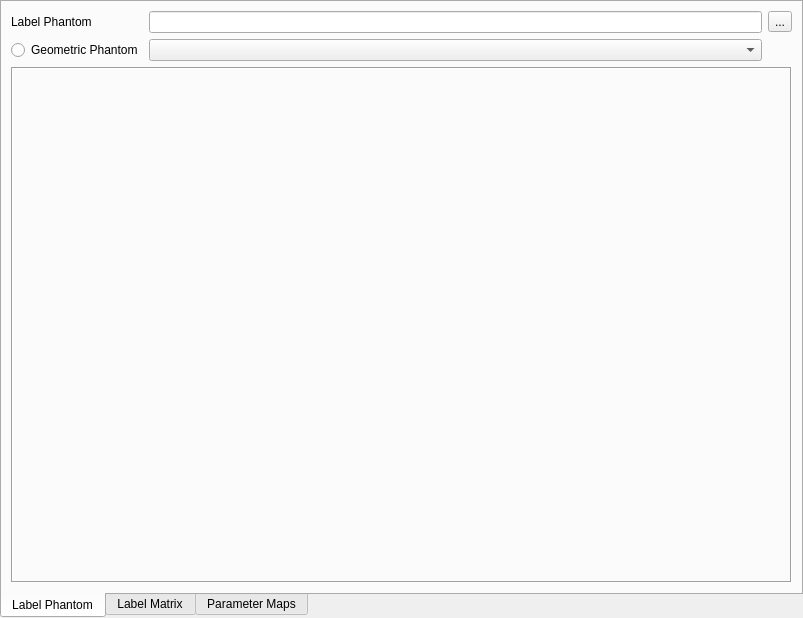
<?xml version="1.0" encoding="UTF-8"?>
<ui version="4.0">
 <class>MainWindow</class>
 <widget class="QMainWindow" name="MainWindow">
  <property name="geometry">
   <rect>
    <x>0</x>
    <y>0</y>
    <width>803</width>
    <height>618</height>
   </rect>
  </property>
  <property name="windowTitle">
   <string>MainWindow</string>
  </property>
  <widget class="QWidget" name="centralwidget">
   <layout class="QGridLayout" name="gridLayout">
    <property name="margin">
     <number>0</number>
    </property>
    <item row="0" column="0">
     <widget class="QTabWidget" name="tabWidget">
      <property name="autoFillBackground">
       <bool>false</bool>
      </property>
      <property name="styleSheet">
       <string notr="true"/>
      </property>
      <property name="tabPosition">
       <enum>QTabWidget::South</enum>
      </property>
      <property name="tabShape">
       <enum>QTabWidget::Rounded</enum>
      </property>
      <property name="currentIndex">
       <number>0</number>
      </property>
      <property name="elideMode">
       <enum>Qt::ElideNone</enum>
      </property>
      <widget class="QWidget" name="tab_labelPhantom">
       <attribute name="title">
        <string>Label Phantom</string>
       </attribute>
       <layout class="QGridLayout" name="gridLayout_3">
        <item row="1" column="0" colspan="2">
         <widget class="QRadioButton" name="buttonGeometricPhantom">
          <property name="text">
           <string>Geometric Phantom</string>
          </property>
          <property name="checked">
           <bool>false</bool>
          </property>
         </widget>
        </item>
        <item row="0" column="2">
         <widget class="QLineEdit" name="editLabelPhantom">
          <property name="sizePolicy">
           <sizepolicy hsizetype="Expanding" vsizetype="Fixed">
            <horstretch>0</horstretch>
            <verstretch>0</verstretch>
           </sizepolicy>
          </property>
         </widget>
        </item>
        <item row="2" column="0" colspan="4">
         <widget class="QFrame" name="lMapsPlotter">
          <property name="sizePolicy">
           <sizepolicy hsizetype="Expanding" vsizetype="Expanding">
            <horstretch>0</horstretch>
            <verstretch>0</verstretch>
           </sizepolicy>
          </property>
          <property name="minimumSize">
           <size>
            <width>0</width>
            <height>0</height>
           </size>
          </property>
          <property name="frameShape">
           <enum>QFrame::Box</enum>
          </property>
          <property name="frameShadow">
           <enum>QFrame::Sunken</enum>
          </property>
         </widget>
        </item>
        <item row="0" column="0" colspan="2">
         <widget class="QLabel" name="label_15">
          <property name="text">
           <string>Label Phantom</string>
          </property>
         </widget>
        </item>
        <item row="0" column="3">
         <widget class="QToolButton" name="buttonLabelPhantom">
          <property name="text">
           <string>...</string>
          </property>
         </widget>
        </item>
        <item row="1" column="2">
         <widget class="QComboBox" name="combo_sample">
          <property name="sizePolicy">
           <sizepolicy hsizetype="Preferred" vsizetype="Fixed">
            <horstretch>0</horstretch>
            <verstretch>0</verstretch>
           </sizepolicy>
          </property>
         </widget>
        </item>
       </layout>
      </widget>
      <widget class="QWidget" name="tab_labelMatrix">
       <attribute name="title">
        <string>Label Matrix</string>
       </attribute>
       <layout class="QGridLayout" name="gridLayout_5">
        <item row="0" column="1">
         <widget class="QLineEdit" name="editLabelMatrix">
          <property name="sizePolicy">
           <sizepolicy hsizetype="Preferred" vsizetype="Fixed">
            <horstretch>0</horstretch>
            <verstretch>0</verstretch>
           </sizepolicy>
          </property>
         </widget>
        </item>
        <item row="1" column="0" colspan="3">
         <widget class="QTableWidget" name="tableWidget">
          <property name="sizePolicy">
           <sizepolicy hsizetype="Expanding" vsizetype="Expanding">
            <horstretch>0</horstretch>
            <verstretch>0</verstretch>
           </sizepolicy>
          </property>
         </widget>
        </item>
        <item row="0" column="0">
         <widget class="QLabel" name="label_16">
          <property name="text">
           <string>Label Matrix</string>
          </property>
         </widget>
        </item>
        <item row="0" column="2">
         <widget class="QToolButton" name="buttonLabelMatrix">
          <property name="text">
           <string>...</string>
          </property>
         </widget>
        </item>
       </layout>
      </widget>
      <widget class="QWidget" name="tab_parametermaps">
       <attribute name="title">
        <string>Parameter Maps</string>
       </attribute>
       <layout class="QGridLayout" name="gridLayout_6">
        <item row="2" column="1">
         <widget class="QPushButton" name="buttonMaps">
          <property name="text">
           <string>Compute Parameter Maps</string>
          </property>
         </widget>
        </item>
        <item row="0" column="1">
         <widget class="QFrame" name="scalingFrame">
          <property name="enabled">
           <bool>true</bool>
          </property>
          <property name="sizePolicy">
           <sizepolicy hsizetype="Expanding" vsizetype="Expanding">
            <horstretch>0</horstretch>
            <verstretch>0</verstretch>
           </sizepolicy>
          </property>
          <property name="minimumSize">
           <size>
            <width>0</width>
            <height>0</height>
           </size>
          </property>
          <property name="maximumSize">
           <size>
            <width>220</width>
            <height>300</height>
           </size>
          </property>
          <property name="baseSize">
           <size>
            <width>0</width>
            <height>0</height>
           </size>
          </property>
          <property name="font">
           <font>
            <family>Noto Sans [unknown]</family>
            <strikeout>false</strikeout>
           </font>
          </property>
          <property name="styleSheet">
           <string notr="true"/>
          </property>
          <property name="frameShape">
           <enum>QFrame::Box</enum>
          </property>
          <property name="frameShadow">
           <enum>QFrame::Sunken</enum>
          </property>
          <layout class="QGridLayout" name="gridLayout_2">
           <item row="12" column="4">
            <widget class="QLabel" name="label_12">
             <property name="text">
              <string>&lt;html&gt;&lt;head/&gt;&lt;body&gt;&lt;p align=&quot;center&quot;&gt;&lt;span style=&quot; font-weight:600;&quot;&gt;z&lt;/span&gt;&lt;/p&gt;&lt;/body&gt;&lt;/html&gt;</string>
             </property>
            </widget>
           </item>
           <item row="14" column="1">
            <widget class="QLabel" name="label_8">
             <property name="text">
              <string>&lt;html&gt;&lt;head/&gt;&lt;body&gt;&lt;p align=&quot;center&quot;&gt;&lt;span style=&quot; font-weight:600;&quot;&gt;Offset&lt;/span&gt;&lt;/p&gt;&lt;/body&gt;&lt;/html&gt;</string>
             </property>
            </widget>
           </item>
           <item row="13" column="1">
            <widget class="QLabel" name="label_7">
             <property name="text">
              <string>&lt;html&gt;&lt;head/&gt;&lt;body&gt;&lt;p align=&quot;center&quot;&gt;&lt;span style=&quot; font-weight:600;&quot;&gt;Resolution&lt;/span&gt;&lt;/p&gt;&lt;/body&gt;&lt;/html&gt;</string>
             </property>
            </widget>
           </item>
           <item row="4" column="3">
            <widget class="QLabel" name="label_2">
             <property name="text">
              <string>&lt;html&gt;&lt;head/&gt;&lt;body&gt;&lt;p align=&quot;center&quot;&gt;&lt;span style=&quot; font-weight:600;&quot;&gt;T1&lt;/span&gt;&lt;/p&gt;&lt;/body&gt;&lt;/html&gt;</string>
             </property>
            </widget>
           </item>
           <item row="4" column="1">
            <widget class="QLabel" name="label">
             <property name="text">
              <string>&lt;!DOCTYPE HTML PUBLIC &quot;-//W3C//DTD HTML 4.0//EN&quot; &quot;http://www.w3.org/TR/REC-html40/strict.dtd&quot;&gt;
&lt;html&gt;&lt;head&gt;&lt;meta name=&quot;qrichtext&quot; content=&quot;1&quot; /&gt;&lt;style type=&quot;text/css&quot;&gt;
p, li { white-space: pre-wrap; }
&lt;/style&gt;&lt;/head&gt;&lt;body style=&quot; font-family:'MathJax_Main'; font-size:10pt; font-weight:72; font-style:normal;&quot;&gt;
&lt;p align=&quot;center&quot; style=&quot; margin-top:12px; margin-bottom:12px; margin-left:0px; margin-right:0px; -qt-block-indent:0; text-indent:0px;&quot;&gt;&lt;span style=&quot; font-family:'Noto Sans [unknown]'; font-size:9pt; font-weight:600;&quot;&gt;M0&lt;/span&gt;&lt;/p&gt;&lt;/body&gt;&lt;/html&gt;</string>
             </property>
            </widget>
           </item>
           <item row="8" column="2">
            <widget class="QLineEdit" name="editXi">
             <property name="text">
              <string>1</string>
             </property>
             <property name="alignment">
              <set>Qt::AlignCenter</set>
             </property>
            </widget>
           </item>
           <item row="15" column="2">
            <widget class="QLineEdit" name="editMinX">
             <property name="text">
              <string>0</string>
             </property>
             <property name="alignment">
              <set>Qt::AlignCenter</set>
             </property>
            </widget>
           </item>
           <item row="15" column="3">
            <widget class="QLineEdit" name="editMinY">
             <property name="text">
              <string>0</string>
             </property>
             <property name="alignment">
              <set>Qt::AlignCenter</set>
             </property>
            </widget>
           </item>
           <item row="15" column="4">
            <widget class="QLineEdit" name="editMinZ">
             <property name="text">
              <string>0</string>
             </property>
             <property name="alignment">
              <set>Qt::AlignCenter</set>
             </property>
            </widget>
           </item>
           <item row="12" column="1">
            <widget class="QLabel" name="label_14">
             <property name="text">
              <string>&lt;html&gt;&lt;head/&gt;&lt;body&gt;&lt;p align=&quot;center&quot;&gt;&lt;span style=&quot; font-weight:600;&quot;&gt;Axis&lt;/span&gt;&lt;/p&gt;&lt;/body&gt;&lt;/html&gt;</string>
             </property>
            </widget>
           </item>
           <item row="12" column="3">
            <widget class="QLabel" name="label_11">
             <property name="text">
              <string>&lt;html&gt;&lt;head/&gt;&lt;body&gt;&lt;p align=&quot;center&quot;&gt;&lt;span style=&quot; font-weight:600;&quot;&gt;y&lt;/span&gt;&lt;/p&gt;&lt;/body&gt;&lt;/html&gt;</string>
             </property>
            </widget>
           </item>
           <item row="14" column="2">
            <widget class="QLineEdit" name="editOffX">
             <property name="text">
              <string>0</string>
             </property>
             <property name="alignment">
              <set>Qt::AlignCenter</set>
             </property>
            </widget>
           </item>
           <item row="14" column="4">
            <widget class="QLineEdit" name="editOffZ">
             <property name="text">
              <string>0</string>
             </property>
             <property name="alignment">
              <set>Qt::AlignCenter</set>
             </property>
            </widget>
           </item>
           <item row="13" column="3">
            <widget class="QLineEdit" name="editResY">
             <property name="text">
              <string>1</string>
             </property>
             <property name="alignment">
              <set>Qt::AlignCenter</set>
             </property>
            </widget>
           </item>
           <item row="7" column="1">
            <widget class="QLabel" name="label_5">
             <property name="text">
              <string>&lt;html&gt;&lt;head/&gt;&lt;body&gt;&lt;p align=&quot;center&quot;&gt;&lt;span style=&quot; font-weight:600;&quot;&gt;CS&lt;/span&gt;&lt;/p&gt;&lt;/body&gt;&lt;/html&gt;</string>
             </property>
            </widget>
           </item>
           <item row="15" column="1">
            <widget class="QLabel" name="label_9">
             <property name="text">
              <string>&lt;html&gt;&lt;head/&gt;&lt;body&gt;&lt;p align=&quot;center&quot;&gt;&lt;span style=&quot; font-weight:600;&quot;&gt;Min&lt;/span&gt;&lt;/p&gt;&lt;/body&gt;&lt;/html&gt;</string>
             </property>
            </widget>
           </item>
           <item row="13" column="4">
            <widget class="QLineEdit" name="editResZ">
             <property name="text">
              <string>1</string>
             </property>
             <property name="alignment">
              <set>Qt::AlignCenter</set>
             </property>
            </widget>
           </item>
           <item row="16" column="2">
            <widget class="QLineEdit" name="editMaxX">
             <property name="text">
              <string>256</string>
             </property>
             <property name="alignment">
              <set>Qt::AlignCenter</set>
             </property>
            </widget>
           </item>
           <item row="4" column="2">
            <widget class="QLineEdit" name="editM0">
             <property name="autoFillBackground">
              <bool>false</bool>
             </property>
             <property name="locale">
              <locale language="English" country="UnitedStates"/>
             </property>
             <property name="text">
              <string>1</string>
             </property>
             <property name="alignment">
              <set>Qt::AlignCenter</set>
             </property>
            </widget>
           </item>
           <item row="16" column="3">
            <widget class="QLineEdit" name="editMaxY">
             <property name="text">
              <string>256</string>
             </property>
             <property name="alignment">
              <set>Qt::AlignCenter</set>
             </property>
            </widget>
           </item>
           <item row="14" column="3">
            <widget class="QLineEdit" name="editOffY">
             <property name="text">
              <string>0</string>
             </property>
             <property name="alignment">
              <set>Qt::AlignCenter</set>
             </property>
            </widget>
           </item>
           <item row="7" column="2">
            <widget class="QLineEdit" name="editCS">
             <property name="text">
              <string>1</string>
             </property>
             <property name="alignment">
              <set>Qt::AlignCenter</set>
             </property>
            </widget>
           </item>
           <item row="8" column="4">
            <widget class="QLineEdit" name="editT2s">
             <property name="text">
              <string>1</string>
             </property>
             <property name="alignment">
              <set>Qt::AlignCenter</set>
             </property>
            </widget>
           </item>
           <item row="13" column="2">
            <widget class="QLineEdit" name="editResX">
             <property name="sizePolicy">
              <sizepolicy hsizetype="Expanding" vsizetype="Fixed">
               <horstretch>0</horstretch>
               <verstretch>0</verstretch>
              </sizepolicy>
             </property>
             <property name="text">
              <string>1</string>
             </property>
             <property name="alignment">
              <set>Qt::AlignCenter</set>
             </property>
            </widget>
           </item>
           <item row="16" column="4">
            <widget class="QLineEdit" name="editMaxZ">
             <property name="text">
              <string>256</string>
             </property>
             <property name="alignment">
              <set>Qt::AlignCenter</set>
             </property>
            </widget>
           </item>
           <item row="4" column="4">
            <widget class="QLineEdit" name="editT1">
             <property name="text">
              <string>1</string>
             </property>
             <property name="alignment">
              <set>Qt::AlignCenter</set>
             </property>
            </widget>
           </item>
           <item row="16" column="1">
            <widget class="QLabel" name="label_13">
             <property name="text">
              <string>&lt;html&gt;&lt;head/&gt;&lt;body&gt;&lt;p align=&quot;center&quot;&gt;&lt;span style=&quot; font-weight:600;&quot;&gt;Max&lt;/span&gt;&lt;/p&gt;&lt;/body&gt;&lt;/html&gt;</string>
             </property>
            </widget>
           </item>
           <item row="12" column="2">
            <widget class="QLabel" name="label_10">
             <property name="text">
              <string>&lt;html&gt;&lt;head/&gt;&lt;body&gt;&lt;p align=&quot;center&quot;&gt;&lt;span style=&quot; font-weight:600;&quot;&gt;x&lt;/span&gt;&lt;/p&gt;&lt;/body&gt;&lt;/html&gt;</string>
             </property>
            </widget>
           </item>
           <item row="7" column="4">
            <widget class="QLineEdit" name="editT2">
             <property name="text">
              <string>1</string>
             </property>
             <property name="alignment">
              <set>Qt::AlignCenter</set>
             </property>
            </widget>
           </item>
           <item row="7" column="3">
            <widget class="QLabel" name="label_3">
             <property name="text">
              <string>&lt;html&gt;&lt;head/&gt;&lt;body&gt;&lt;p align=&quot;center&quot;&gt;&lt;span style=&quot; font-weight:600;&quot;&gt;T2&lt;/span&gt;&lt;/p&gt;&lt;/body&gt;&lt;/html&gt;</string>
             </property>
            </widget>
           </item>
           <item row="8" column="1">
            <widget class="QLabel" name="label_6">
             <property name="text">
              <string>&lt;html&gt;&lt;head/&gt;&lt;body&gt;&lt;p align=&quot;center&quot;&gt;&lt;span style=&quot; font-weight:600;&quot;&gt;Xi&lt;/span&gt;&lt;/p&gt;&lt;/body&gt;&lt;/html&gt;</string>
             </property>
            </widget>
           </item>
           <item row="8" column="3">
            <widget class="QLabel" name="label_4">
             <property name="text">
              <string>&lt;html&gt;&lt;head/&gt;&lt;body&gt;&lt;p align=&quot;center&quot;&gt;&lt;span style=&quot; font-weight:600;&quot;&gt;T2*&lt;/span&gt;&lt;/p&gt;&lt;/body&gt;&lt;/html&gt;</string>
             </property>
            </widget>
           </item>
          </layout>
         </widget>
        </item>
        <item row="1" column="1">
         <spacer name="verticalSpacer">
          <property name="orientation">
           <enum>Qt::Vertical</enum>
          </property>
          <property name="sizeHint" stdset="0">
           <size>
            <width>20</width>
            <height>40</height>
           </size>
          </property>
         </spacer>
        </item>
        <item row="0" column="0" rowspan="3">
         <widget class="QFrame" name="pMapsPlotter">
          <property name="sizePolicy">
           <sizepolicy hsizetype="Expanding" vsizetype="Expanding">
            <horstretch>0</horstretch>
            <verstretch>0</verstretch>
           </sizepolicy>
          </property>
          <property name="minimumSize">
           <size>
            <width>0</width>
            <height>0</height>
           </size>
          </property>
          <property name="frameShape">
           <enum>QFrame::Box</enum>
          </property>
          <property name="frameShadow">
           <enum>QFrame::Sunken</enum>
          </property>
         </widget>
        </item>
       </layout>
      </widget>
     </widget>
    </item>
   </layout>
  </widget>
 </widget>
 <resources/>
 <connections/>
</ui>
